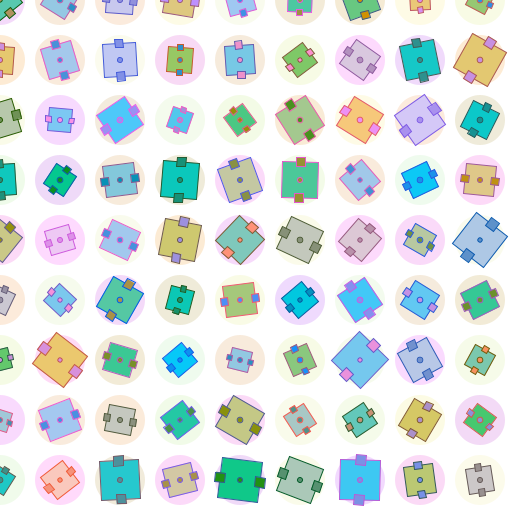
Frame 1 (no input)
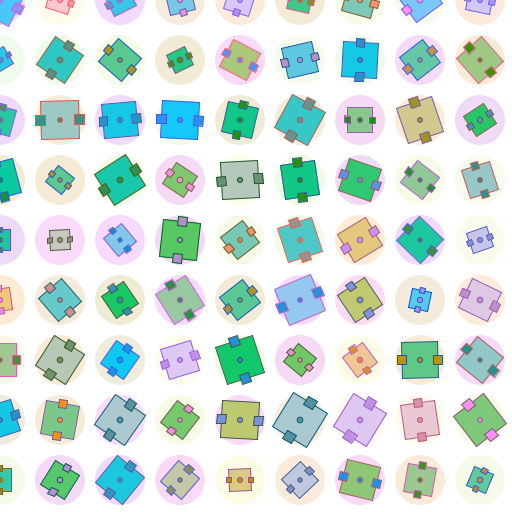
Frame 60 (the mouse pressed at the canvas centre just before this capture)
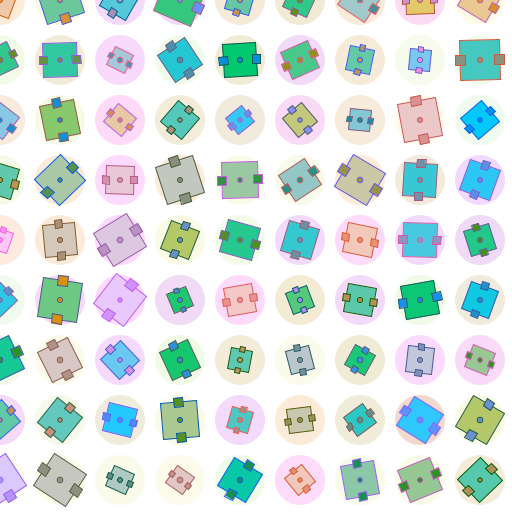
Frame 120 (the mouse held since frame 60 and released just before this capture)

The Processing sketch that drew these frames (run headless with seeded random() and noise(); from frame 60 on, the mouse is pressed at the canvas centre):

// Processing sketch: array_y_funcion_2
// ── array_y_funcion_2.pde
float vel = 3;
float rot = 1;

int nFilas = 9;
int nColumnas = 9;

float[][] angulos = new float[nFilas][nColumnas];
float[][] velocidades = new float[nFilas][nColumnas];
float[][] tamanos = new float[nFilas][nColumnas];
color[][] colores = new color[nFilas][nColumnas];


void setup() {
  size(512, 512);
  rectMode(CENTER);
  randomizar(); //esta vez puse todo dentro de una funcion, solo para no repetir. 
}

void draw() {
  background(255);
  
  //llamar a la fiuncion randomizar cada cierta cantidad de cuadros
  if(frameCount%30==0){
    randomizar();
  }

  for (int i = 0; i < velocidades[0].length; ++i) {
    for (int j = 0; j < velocidades[1].length; ++j) {
      float miRot = angulos[i][j] += velocidades[i][j];
      figura(60 * i, 60 * j, tamanos[i][j], miRot, colores[i][j]);
    }
  }
}

void figura(int x, int y, float t, float r, color c) {
  pushMatrix();
  translate(x, y);
  noStroke();
  fill(c/3, 50);
  ellipse(0, 0, 50, 50);
  rotate(radians(r));
  fill(c);
  stroke(c*3);
  rect(0, 0, t, t);
  fill(c*2);
  ellipse(0, 0, 5, 5);
  rect(t / 2, 0, t / 4, t / 4);
  rect(- t / 2, 0, t / 4, t / 4);
  popMatrix();
}

void mousePressed() {
  randomizar();
}

void randomizar() {

  for (int i = 0; i < angulos[0].length; ++i) {
    for (int j = 0; j < angulos[1].length; ++j) {
      angulos[i][j] = random(360);
    }
  }

  for (int i = 0; i < velocidades[0].length; ++i) {
    for (int j = 0; j < velocidades[1].length; ++j) {
      velocidades[i][j] = random(- 1, 1);
    }
  }

  for (int i = 0; i < colores[0].length; ++i) {
    for (int j = 0; j < colores[1].length; ++j) {
      colores[i][j] = color(random(255), 200, 100 +random(155));
    }
  }

  for (int i = 0; i < tamanos[0].length; ++i) {
    for (int j = 0; j < tamanos[1].length; ++j) {
      tamanos[i][j] = random(20, 40);
    }
  }
}
